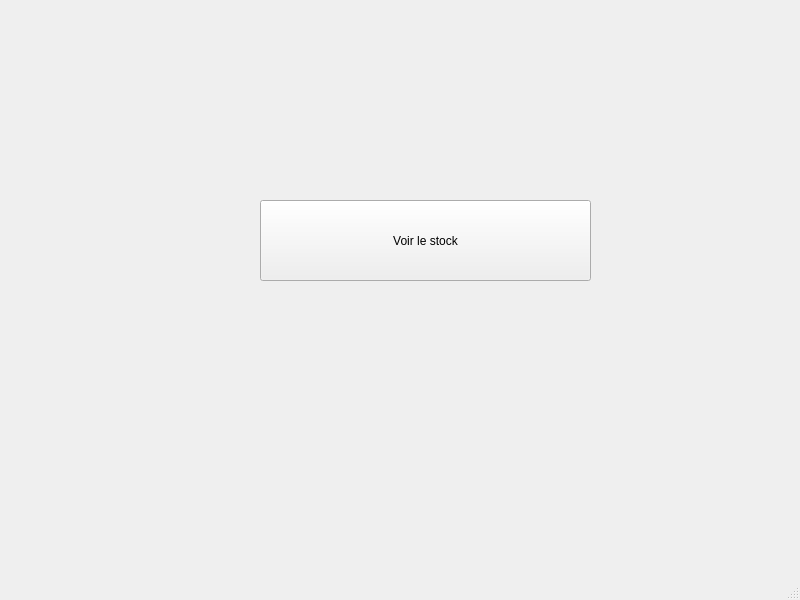
<?xml version="1.0" encoding="UTF-8"?>
<ui version="4.0">
 <class>menuGestionStock</class>
 <widget class="QMainWindow" name="menuGestionStock">
  <property name="geometry">
   <rect>
    <x>0</x>
    <y>0</y>
    <width>800</width>
    <height>600</height>
   </rect>
  </property>
  <property name="windowTitle">
   <string>menuGestionStock</string>
  </property>
  <property name="styleSheet">
   <string notr="true"/>
  </property>
  <widget class="QWidget" name="centralwidget">
   <widget class="QPushButton" name="voirStockButton">
    <property name="geometry">
     <rect>
      <x>260</x>
      <y>200</y>
      <width>331</width>
      <height>81</height>
     </rect>
    </property>
    <property name="styleSheet">
     <string notr="true"/>
    </property>
    <property name="text">
     <string>Voir le stock</string>
    </property>
   </widget>
  </widget>
  <widget class="QMenuBar" name="menubar">
   <property name="geometry">
    <rect>
     <x>0</x>
     <y>0</y>
     <width>800</width>
     <height>21</height>
    </rect>
   </property>
  </widget>
  <widget class="QStatusBar" name="statusbar"/>
 </widget>
 <resources/>
 <connections/>
</ui>
